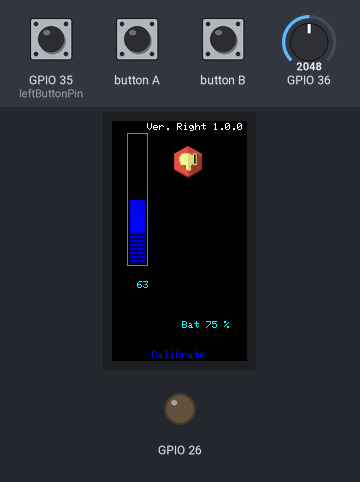
Bench run of a sketch on a simulated ESP32. On the bench: 135×240 colour display, output pins drawn as LEDs (lit = HIGH). The inputs (shaded band) are chosen by the test bench; at power-on: GPIO 36 = 2048, GPIO 35 (leftButtonPin) HIGH. EEPROM starts erased; what the sketch prints to the serial monitor is not drawn.

Above: at 1.3 s.
1.4 s: button A pressed for 0.15 s
At 2.8 s:
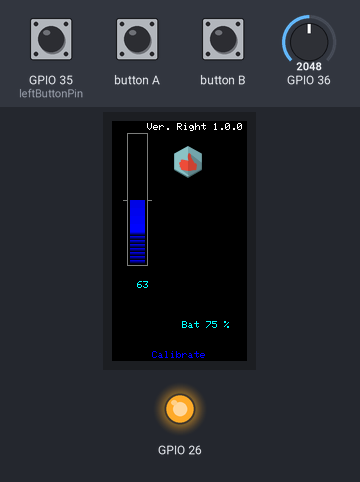
3.1 s: GPIO 36 set to 2124
At 4.3 s:
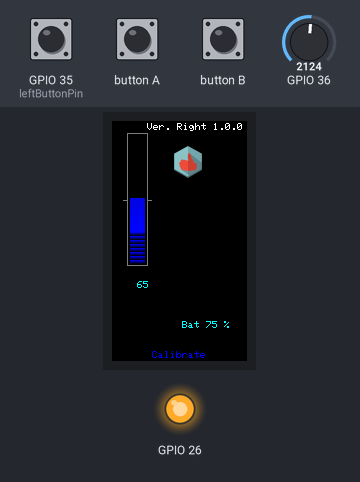
4.6 s: GPIO 36 set to 2866
At 5.8 s:
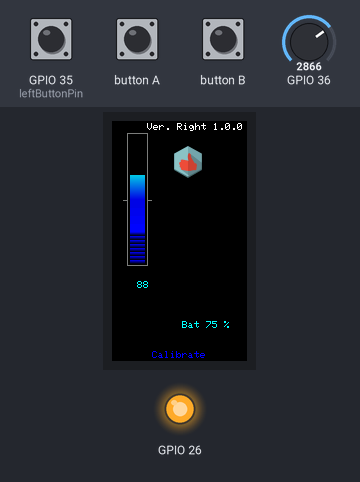
6.1 s: GPIO 36 set to 2902
At 7.0 s:
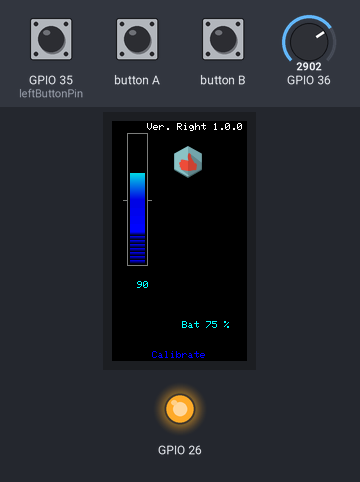
7.6 s: GPIO 36 set to 3603
At 8.1 s:
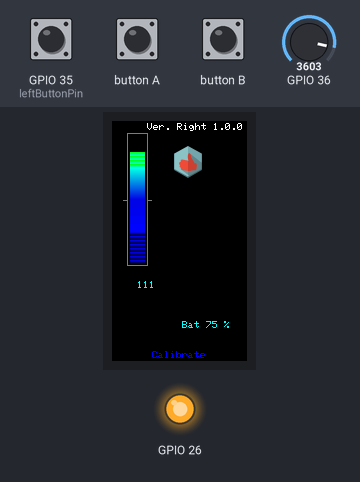
9.1 s: GPIO 36 set to 3612
Timing chart, 0 to 11.6 s (numbered marks = the images above; inputs shaded):
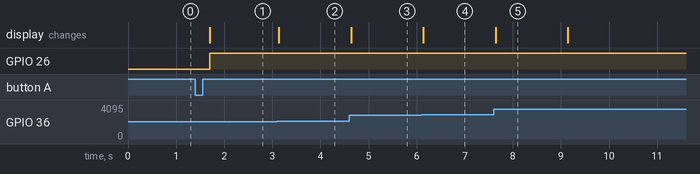

Measured:
- the behaviour switches between 2095 and 2096 on GPIO 36 (found by bisection; images 1 and 2)
- the behaviour switches between 2901 and 2902 on GPIO 36 (found by bisection; images 3 and 4)
- after the input at 1.4 s, GPIO 26: LOW → HIGH after 0.30 s; the display: changes after 0.30 s (image 1)
- after the input at 3.1 s, the display: changes at once (image 2)
- after the input at 4.6 s, the display: changes at once (image 3)
- after the input at 6.1 s, the display: changes at once (image 4)
- after the input at 7.6 s, the display: changes at once (image 5)

The sketch:

m5-right.ino
```cpp
// (licence header left out)
#include "M5StickCPlus2.h"
#include <EEPROM.h>
#include "OneButton.h"
#include "thumbs-down.h"
#include "thumbs-up.h"

#define EEPROM_SIZE 1
String versionNumber = "1.0.0";
float errorThreshold = 6.0; //printbed is considered leveled if error goes below this (ideally 5.0-8.0)

bool rightHandIsHold = false; // The right hand FSR hold status

int currentPressureLevel = 0; // The left hand pressure level
int minimumRequiredPressureLevel = 0; // Will be reset after calibration

int mainButtonPin = G37;
int rightButtonPin = G39;
int leftButtonPin = 35;
int rightHandPin = G26;
int fsrPin = G36;

OneButton mainButton(mainButtonPin, true);
OneButton rightButton(rightButtonPin, true);
OneButton leftButton(leftButtonPin, true);

void setup() {
  // Board global initialization
  M5.begin();
  M5.Lcd.setRotation(0);
  M5.Lcd.fillScreen(BLACK);
  Serial.begin(115200);

  // Buttons event handlers initialization
  mainButton.attachClick(mainButtonClick);
  mainButton.setDebounceMs(40);
  leftButton.attachClick(leftButtonClick);
  leftButton.setDebounceMs(40);
  rightButton.attachClick(rightButtonClick);
  rightButton.setDebounceMs(40);

  pinMode(rightHandPin, OUTPUT);

  M5.Lcd.drawRect(15, 12, 21, 133, 0x7bef);  //show frame for progressbar
  getCalibration(); //show calibration mark

  //Show Calibrate instructions
  M5.Lcd.setTextColor(BLUE);
  M5.Lcd.setCursor(40, 230);
  M5.Lcd.printf("Calibrate");

  // Swap the colour byte order when rendering
  M5.Lcd.setSwapBytes(true);

  showVersionNumber();
}

void loop() {
  // Buttons press detection
  mainButton.tick();
  rightButton.tick();
  leftButton.tick();

  showBatteryLevel();

  currentPressureLevel = map(analogRead(fsrPin), 0, 4095, 0, 127);
  Serial.println(minimumRequiredPressureLevel);

  progressBar(currentPressureLevel);

  if (currentPressureLevel < minimumRequiredPressureLevel) {
    M5.Lcd.pushImage(60, 25, 32, 32, thumbs_down);  // Draw icon
    digitalWrite(rightHandPin, LOW);

    if (rightHandIsHold) {
      rightHandIsHold = false;


    }

  } else {
    M5.Lcd.pushImage(60, 25, 32, 32, thumbs_up); // Draw icon
    digitalWrite(rightHandPin, HIGH);

    if (!rightHandIsHold) {
      rightHandIsHold = true;
    }
  }

  delay(50);
}

void showVersionNumber()
{
  M5.Lcd.setTextColor(WHITE);
  M5.Lcd.setTextSize(1);

  // Draw a rectangle to erase previous text
  M5.Lcd.setCursor(35, 2);

  M5.Lcd.printf("Ver. Right %s\n", versionNumber.c_str());
}


/*
 * BUTTON CLICK HANDLERS
 */
void mainButtonClick()
{
  updateCalibration(currentPressureLevel);
}

void rightButtonClick()
{

}

void leftButtonClick()
{

}

void showBatteryLevel()
{
  M5.Lcd.setTextColor(CYAN);
  M5.Lcd.setTextSize(1);

  // Draw a rectangle to erase previous text
  M5.Lcd.setCursor(70, 200);
  M5.Lcd.fillRect(70, 200, 40, 20, BLACK);

  M5.Lcd.setCursor(70, 200);

  M5.Display.printf("Bat %d %%", getBatteryLevel());
}

int getBatteryLevel()
{
  float batteryPercentage = map(M5.Power.getBatteryVoltage(), 3000, 4200, 0, 100);
  if (batteryPercentage > 100) batteryPercentage = 100;
  if (batteryPercentage < 0) batteryPercentage = 0;

  return (int) batteryPercentage;
}

float getPercentError(float approx, float exact)
{
  return (abs(approx-exact)/exact)*100;
}

void updateCalibration(int value)
{
  EEPROM.write(0, value);  // save in EEPROM
  EEPROM.commit();
  // clear old line
  M5.Lcd.drawLine(16, 15+(127-minimumRequiredPressureLevel), 14, 15+(127-minimumRequiredPressureLevel), BLACK);
  M5.Lcd.drawLine(36, 15+(127-minimumRequiredPressureLevel), 39, 15+(127-minimumRequiredPressureLevel), BLACK);
  // set new line
  minimumRequiredPressureLevel = value; //set global
  M5.Lcd.drawLine(11, 15+(127-minimumRequiredPressureLevel), 14, 15+(127-minimumRequiredPressureLevel), 0x7bef);
  M5.Lcd.drawLine(36, 15+(127-minimumRequiredPressureLevel), 39, 15+(127-minimumRequiredPressureLevel), 0x7bef);
}

void getCalibration()
{
  minimumRequiredPressureLevel = EEPROM.read(0);  // retrieve calibration in EEPROM
  // set new line
  M5.Lcd.drawLine(11, 15+(127-minimumRequiredPressureLevel), 14, 15+(127-minimumRequiredPressureLevel), 0x7bef);
  M5.Lcd.drawLine(36, 15+(127-minimumRequiredPressureLevel), 39, 15+(127-minimumRequiredPressureLevel), 0x7bef);
}

void progressBar(int value)
{
  // Value is expected to be in range 0-127
  for (int i = 0; i <= value; i++) {  //draw bar
    M5.Lcd.fillRect(18, 142-i, 15, 1, rainbow(i));
  }
  for (int i = value+1; i <= 128; i++) {  //clear old stuff
    M5.Lcd.fillRect(18, 142-i, 15, 1, BLACK);
  }
  // print numeric value below the progress bar
  M5.Lcd.setTextColor(CYAN);
  M5.Lcd.fillRect(25,160,50,10,0);
  M5.Lcd.drawNumber(currentPressureLevel, 25, 160);
}

unsigned int rainbow(int value)
{
  // Value is expected to be in range 0-127
  // The value is converted to a spectrum colour from 0 = blue through to red = blue
  //int value = random (128);
  byte red = 0; // Red is the top 5 bits of a 16 bit colour value
  byte green = 0;// Green is the middle 6 bits
  byte blue = 0; // Blue is the bottom 5 bits

  byte quadrant = value / 32;

  if (quadrant == 0) {
    blue = 31;
    green = 2 * (value % 32);
    red = 0;
  }
  if (quadrant == 1) {
    blue = 31 - (value % 32);
    green = 63;
    red = 0;
  }
  if (quadrant == 2) {
    blue = 0;
    green = 63;
    red = value % 32;
  }
  if (quadrant == 3) {
    blue = 0;
    green = 63 - 2 * (value % 32);
    red = 31;
  }
  return (red << 11) + (green << 5) + blue;
}
```

Source omitted: thumbs-down.h (data table, 10236 bytes), thumbs-up.h (data table, 10231 bytes)
